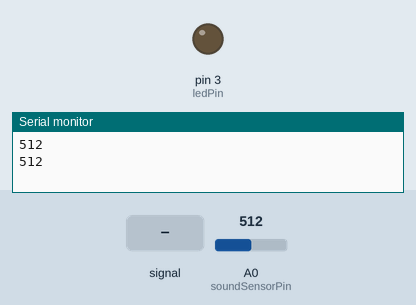
Simulated run of this sketch. Board: Arduino Uno, built with avr-gcc and run on an emulated ATmega328P. Shown: output pins drawn as LEDs (lit = HIGH), the last lines printed to the serial monitor. Dashed ring = blinking. The test bench sets the inputs (shaded band); at power-on: A0 (soundSensorPin) = 512.

Above: at 1.8 s.
1.9 s: A0 (soundSensorPin) set to 486
At 2.4 s:
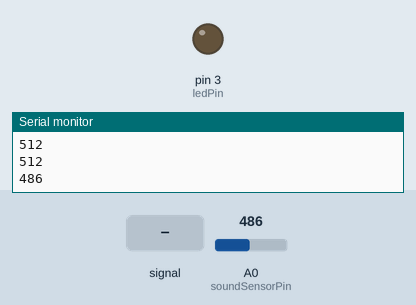
3.4 s: A0 (soundSensorPin) fed a 200 Hz sine of ±255 counts around its level
At 6.4 s:
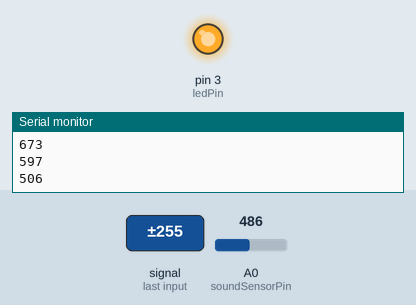
7.5 s: A0 (soundSensorPin) set to 510
11.6 s: A0 (soundSensorPin) set to 490
At 13.2 s:
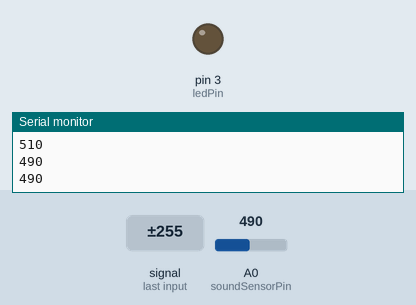
13.5 s: A0 (soundSensorPin) set to 511
At 14.8 s:
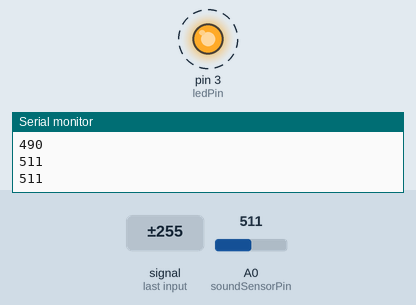
Timing chart, 0 to 18.6 s (numbered marks = the images above; inputs shaded):
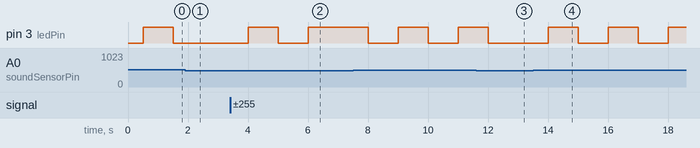

The sketch:

clap_switch.ino
```cpp
// Clap Switch Project
// Turns LED on/off with a clap sound

const int soundSensorPin = A0; // Sound sensor connected to Analog Pin A0
const int ledPin = 3;          // LED connected to Digital Pin 7

int sensorValue = 0;         // Variable to store the sound sensor reading
bool ledState = false;       // Variable to store the current state of the LED (false = OFF, true = ON)

void setup() {
  pinMode(ledPin, OUTPUT);         // Set the LED pin as an output
  pinMode(soundSensorPin, INPUT);  // Set the sound sensor pin as an input
  Serial.begin(9600);              // Initialize serial communication for debugging
}

void loop() {
  sensorValue = analogRead(soundSensorPin); // Read the analog value from the sound sensor

  // Print the sensor value to the Serial Monitor for calibration
  Serial.println(sensorValue);
  delay(500);

  // Check if a sound exceeding a threshold is detected
  // The threshold value (e.g., 500) may need adjustment based on your sensor and environment
  if (sensorValue > 500) {
    ledState = !ledState;        // Toggle the LED state (ON to OFF, or OFF to ON)
    digitalWrite(ledPin, ledState); // Write the new state to the LED pin
    delay(500);                  // Debounce delay to prevent multiple triggers from a single clap
  }
}
```

Measured:
- after the input at 1.9 s, pin 3 (ledPin): stays LOW (without the input it goes to HIGH after 0.60 s)
- after the input at 3.4 s, pin 3 (ledPin): LOW → HIGH after 0.60 s, → LOW 1.0 s later, → HIGH 1.0 s later
- after the input at 11.6 s, pin 3 (ledPin): goes on until 12.0 s, then stays LOW
- after the input at 13.5 s, pin 3 (ledPin): alternates HIGH for 1.0 s and LOW for 1.0 s, starting after 0.51 s
